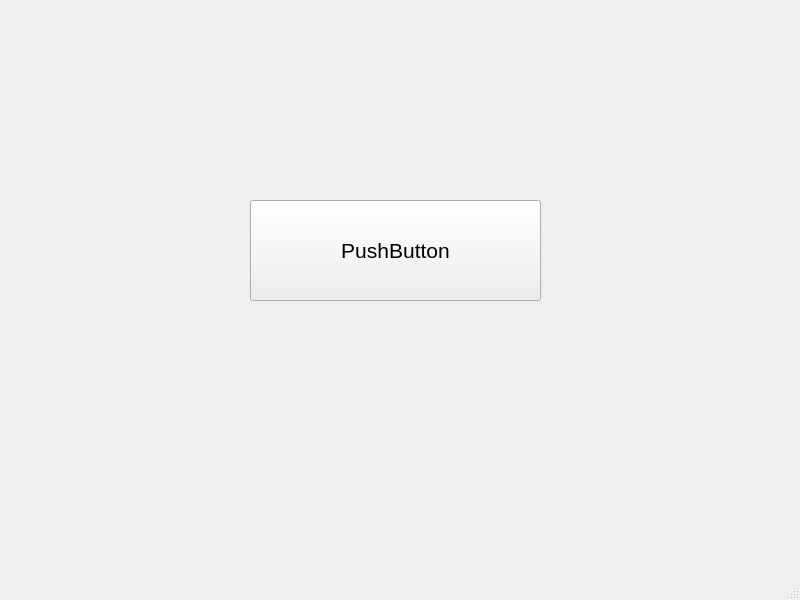
<?xml version="1.0" encoding="UTF-8"?>
<ui version="4.0">
 <class>MainWindow</class>
 <widget class="QMainWindow" name="MainWindow">
  <property name="geometry">
   <rect>
    <x>0</x>
    <y>0</y>
    <width>800</width>
    <height>600</height>
   </rect>
  </property>
  <property name="windowTitle">
   <string>MainWindow</string>
  </property>
  <widget class="QWidget" name="centralwidget">
   <widget class="QPushButton" name="pushButton">
    <property name="geometry">
     <rect>
      <x>250</x>
      <y>200</y>
      <width>291</width>
      <height>101</height>
     </rect>
    </property>
    <property name="font">
     <font>
      <pointsize>16</pointsize>
     </font>
    </property>
    <property name="text">
     <string>PushButton</string>
    </property>
   </widget>
  </widget>
  <widget class="QMenuBar" name="menubar">
   <property name="geometry">
    <rect>
     <x>0</x>
     <y>0</y>
     <width>800</width>
     <height>26</height>
    </rect>
   </property>
  </widget>
  <widget class="QStatusBar" name="statusbar"/>
 </widget>
 <resources/>
 <connections/>
</ui>
